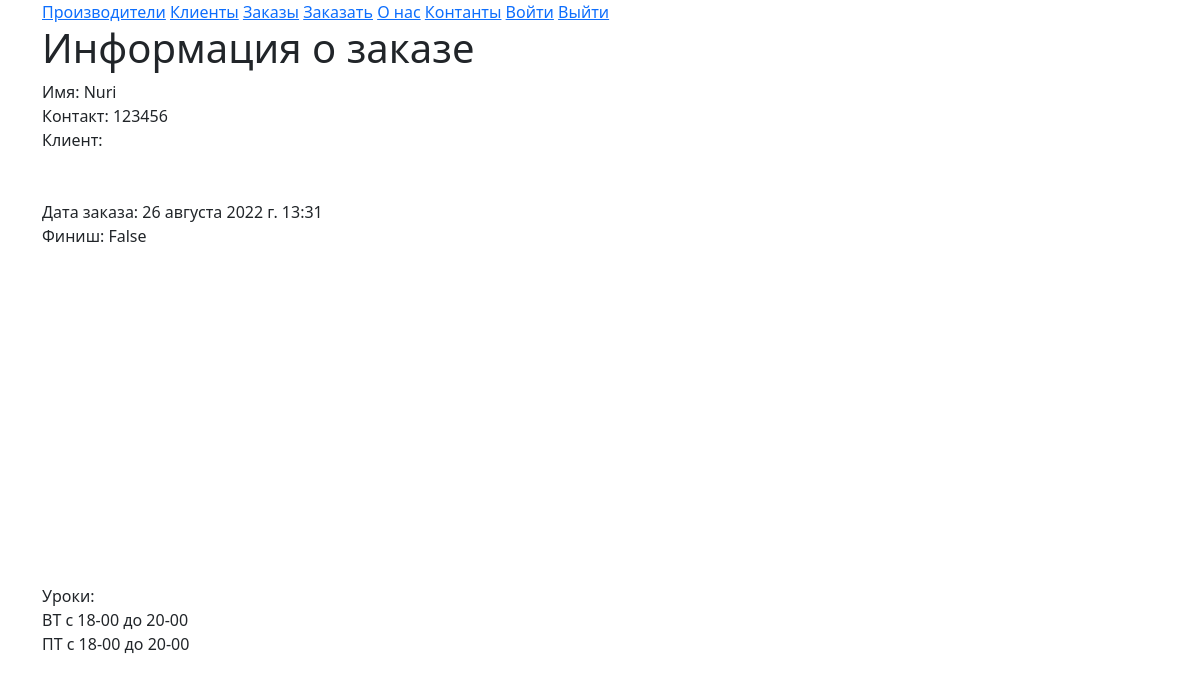
Page /order/1/ on the earlier database version.
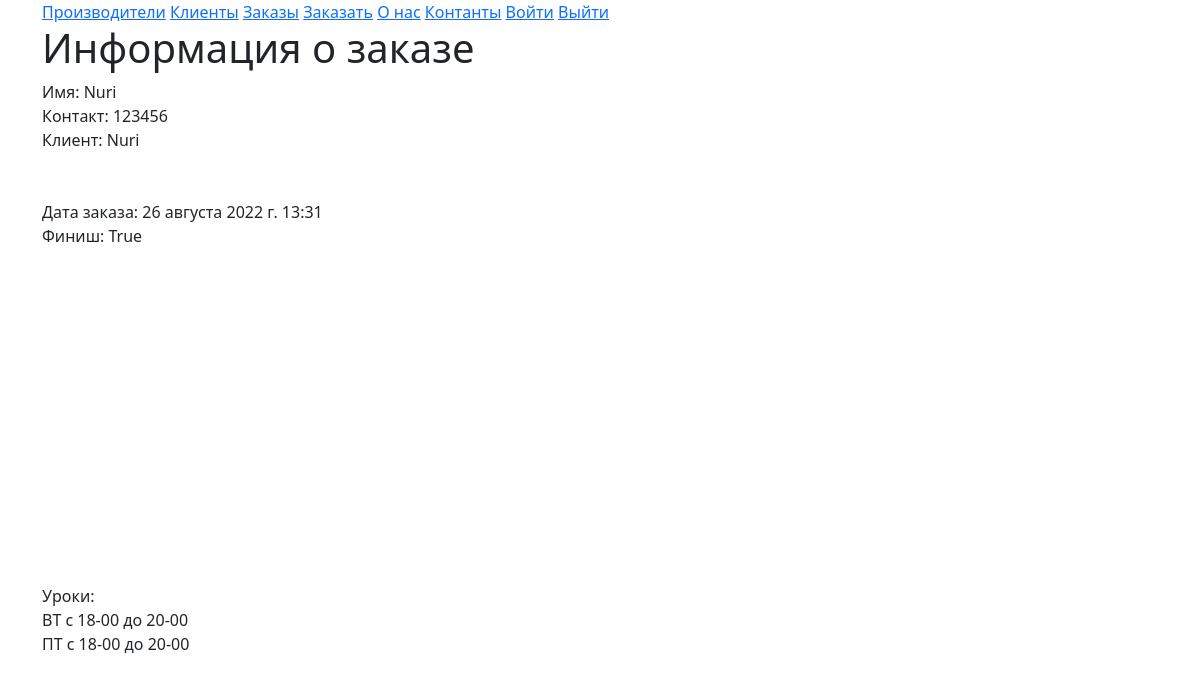
Same page on the later database version.
### client/models.py (models this page shows, shortened)
class Order(models.Model):
    client = models.ForeignKey(
        to=Client, null=True, blank=True,
        on_delete=models.SET_NULL,
        related_name="order"
    )
    created_at = models.DateTimeField(
        verbose_name="Дата и время создания заказа",
        auto_now_add=True
    )
    updated_at = models.DateTimeField(
        verbose_name="Дата и время изменения заказа",
        auto_now=True,
    )
    description = models.TextField(null=True, blank=True)
    name = models.CharField(max_length=255)
    contacts = models.CharField(max_length=255, help_text="Номер или соц. сеть")
    finished = models.BooleanField(default=False)
    class Meta:
        verbose_name = "Заказ"
        verbose_name_plural = "Заказы"

class Client(models.Model):
    user = models.OneToOneField(
        to=User, on_delete=models.SET_NULL,
        null=True, blank=True, related_name="Client"
    )
    name = models.CharField(max_length=255)
    address = models.CharField(max_length=255)
    active = models.BooleanField(default=True, verbose_name="Является активным покупателем")
    bottles_ordered = models.IntegerField(default=1)
    photo = models.ImageField(
        verbose_name="Фото",
        upload_to='photos',
        null=True,
        blank=True
    )

### client/views.py (the view)
# urls.py: path('order/<int:pk>/', OrderDetailView.as_view(), name='order-details'),
class OrderDetailView(DetailView):
    model = Order
    template_name = 'order_info.html'

### client/templates/order_info.html
{% extends 'base.html' %}
{% block page %}
    <h1>Информация о заказе</h1>
    <div>Имя: {{ order.name }}</div>
    <div>Контакт: {{ order.contacts }}</div>
    <div>Клиент: {{ order.client.name }}</div>
    <br>
    <br>
    <div>Дата заказа: {{ order.created_at }}</div>
    <div>Финиш: {{ order.finished }}</div>
{% endblock %}

Differences in the rows shown:
changed Order "Nuri": client.name (not shown) → "Nuri"; finished "False" → "True"
